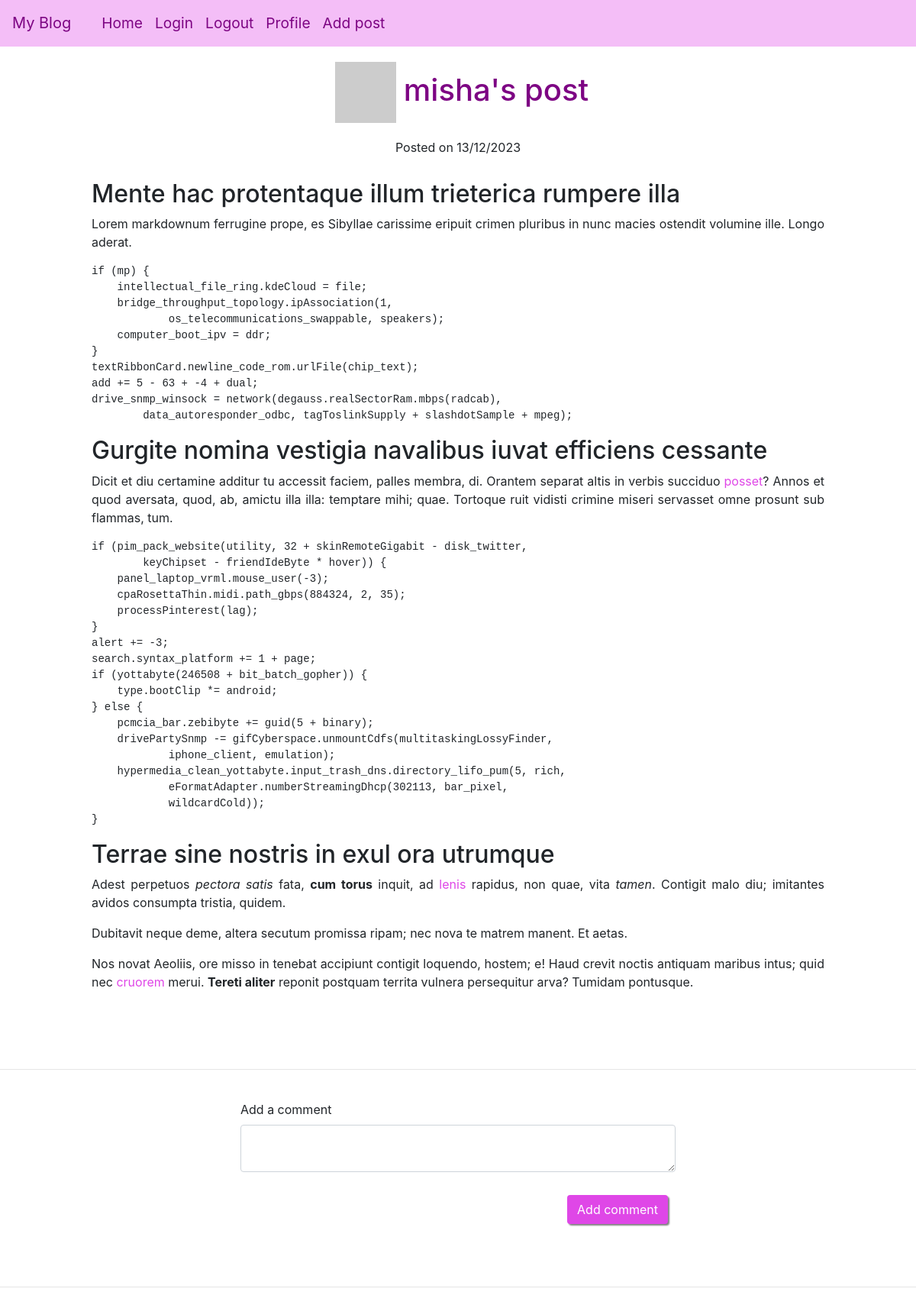
Page /post/3 (signed in) on the committed database.
### app/models/models.py (models this page shows, shortened)
class User(UserMixin, db.Model):
    __tablename__ = "user"
    id = db.Column(db.Integer, primary_key=True)
    username = db.Column(String(64), unique=True, nullable=False)
    email = db.Column(db.String(120), unique=True, nullable=False)
    isAdmin = db.Column(db.Boolean, nullable=False)
    password_hash = db.Column(String(256))
    profile_image = db.Column(String(256))
    info = db.Column(String(256))
    posts = db.relationship('Post', back_populates='user', cascade='all, delete-orphan')
    comments = db.relationship('Comment', back_populates='user', cascade='all, delete-orphan')
    def get_avatar(self, size):
        digest = md5(self.email.lower().encode('utf-8')).hexdigest()
        self.profile_image = f'https://www.gravatar.com/avatar/{digest}?d=identicon&s={size}'
        return self.profile_image

class Post(db.Model):
    __tablename__ = "post"
    id = db.Column(db.Integer, primary_key=True)
    title = db.Column(String(250))
    title_html = db.Column(db.String(250))
    body = db.Column(String(2500))
    body_html = db.Column(db.String(2500))
    timestamp = db.Column(DateTime, default=func.now())
    user_id = db.Column(db.Integer, db.ForeignKey('user.id'), nullable=False)
    user = db.relationship('User', back_populates='posts')
    comments = db.relationship('Comment', back_populates='post', cascade='all, delete-orphan')
    views = db.Column(db.Integer, server_default=str(0))

### app/routes/routes.py (the view, shortened to what this page needs)
@blueprint.route('/post/<id>', methods=["GET", "POST"])
@login_required
def post(id):
    post = Post.query.filter_by(id=id).first_or_404()
    post_author = User.query.filter_by(id=post.user_id).first_or_404()
    if not post.views and post_author != current_user:
        post.views = 1
    elif post.views and post_author != current_user:
        post.views += 1
    db.session.commit()
    form = CommentForm()
    comments = Comment.query.filter_by(post_id=id).order_by(Comment.timestamp.desc()).all()
    return render_template('post.html',
                           post=post,
                           title='Add comment',
                           form=form, post_author=post_author, comments=comments)

### app/forms/comment_form.py
class CommentForm(FlaskForm):
    content = TextAreaField('Add a comment', validators=[DataRequired(), Length(min=0, max=1000)])
    submit = SubmitField('Add comment')

### app/templates/post.html (shortened to what this page needs)
{% extends "base.html" %}{% import "bootstrap/wtf.html" as wtf %} {% block
content %}
<h1 class="greeting">
    <a href="{{url_for('main.user', username=post.user.username)}}">
        <img src="{{ post.user.get_avatar(40) }}"
    /></a>{{post_author.username}}'s
    post
</h1>
<p class="date">Posted on {{post.timestamp.strftime('%d/%m/%Y')}}</p>
<div class="post-text">
    {% if post.body_html%}
        {{post.body_html | safe}}
    {% else %}
        {{post.body}}
    {% endif%}
</div>
<hr>
<div class="container-fluid">
    <div class="row">
        <div class="col-lg-6 col-md-8 col-sm-10 col-xs-10">
            {{ wtf.quick_form(form) }}
        </div>
    </div>
</div>
<hr>
 {% endblock %}

### app/static/style.css (style rules this page uses)
* { margin: 0; box-sizing: border-box; }
html { scroll-behavior: smooth; }
a { cursor: pointer; text-decoration: none; color: rgb(223, 71, 231); }
button, .btn { cursor: pointer; }
input { cursor: text; }
.row { justify-content: center; }
.form-control { margin-bottom: 20px; }
.btn { float: right; background: rgb(223, 71, 231); color: white; box-shadow: 2px 2px 2px grey; }
.greeting { text-align: center; color: rgb(125, 4, 131); margin: 20px 0; }
.date { text-align: center; }
.post-text { text-align: justify; margin: 30px auto; width: 80%; }
input#submit.btn { margin: 10px; }
.greeting img { margin: 0 10px; }
hr { margin-top: 3rem; margin-bottom: 1rem; border: 0; border-top: 1px solid rgba(0, 0, 0, 0.1); }

### rows in the picture
User: username "misha"
Post: timestamp "13/12/2023", body_html "Mente hac protentaque illum trieterica rumpere illa Lorem markdownum ferrugine prope, es Sibyllae carissime eripuit crimen pluribus in nunc macies ostendit volumine ille. Longo aderat. if (mp) { intellectual_file_ring.kdeCloud = file; bridge_throughput_topology.ipAssociation(1, os_telecommunications_swappable, speakers); computer_boot_ipv = ddr; } textRibbonCard.newline_code_rom.urlFile(chip_text); add += 5 - 63 + -4 + dual; drive_snmp_winsock = network(degauss.realSectorRam.mbps(radcab), data_autoresponder_odbc, tagToslinkSupply + slashdotSample + mpeg); Gurgite nomina vestigia navalibus iuvat efficiens cessante Dicit et diu certamine additur tu accessit faciem, palles membra, di. Orantem…"
